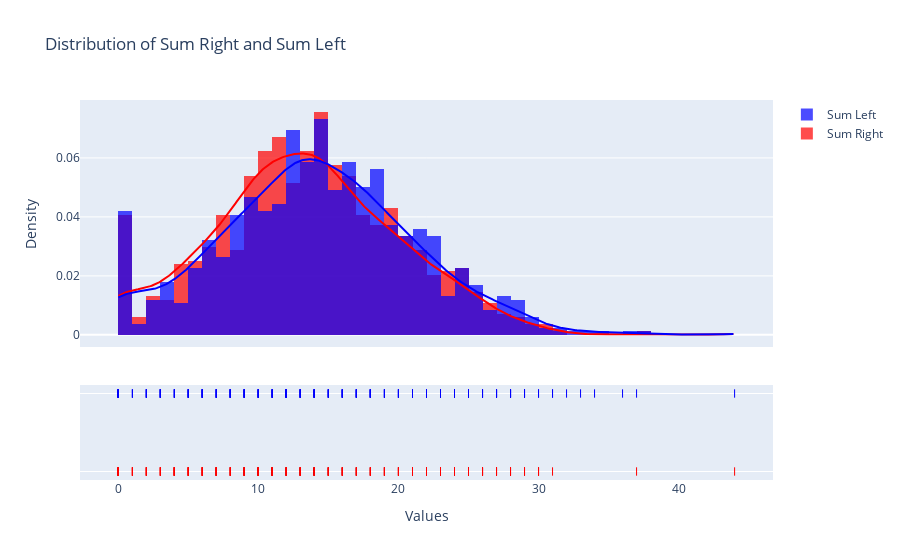
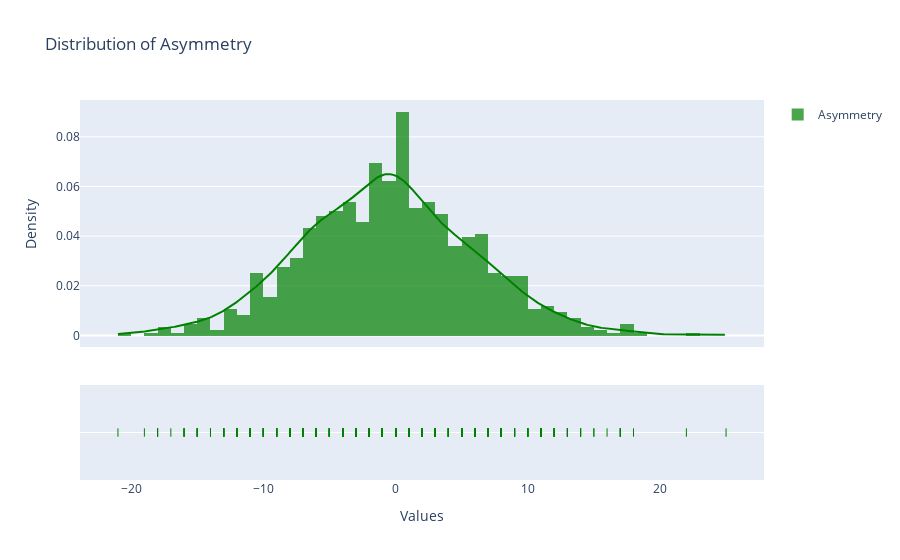

The cell these charts' notebook holds for them, in order:
### Code cell
# Update group labels to English
group_labels = ['Sum Right', 'Sum Left']

# Create the distribution plot with updated labels
fig = ff.create_distplot(data, group_labels, colors=['red', 'blue'])

# Update layout
fig.update_layout(
    title="Distribution of Sum Right and Sum Left",
    xaxis_title="Values",
    yaxis_title="Density"
)

fig.show()

# Create a histogram for the asymmetry column
fig_asym = ff.create_distplot([df_msa['asymetry'].dropna()], ['Asymmetry'], colors=['green'])

# Update layout with English labels
fig_asym.update_layout(
    title="Distribution of Asymmetry",
    xaxis_title="Values",
    yaxis_title="Density"
)

fig_asym.show()

### Figure 1 — Plotly figure (JSON) as saved in the notebook; plotly's stock layout.template omitted (floating-point values rounded to 4 significant figures; data arrays with more than 128 entries replaced by an {"elided": "..."} marker saying what was removed)
{"data": [{"autobinx": false, "histnorm": "probability density", "legendgroup": "Sum Right", "marker": {"color": "red"}, "name": "Sum Right", "opacity": 0.7, "type": "histogram", "x": {"elided": "836 int values"}, "xaxis": "x", "xbins": {"end": 44, "size": 1, "start": 0}, "yaxis": "y"}, {"autobinx": false, "histnorm": "probability density", "legendgroup": "Sum Left", "marker": {"color": "blue"}, "name": "Sum Left", "opacity": 0.7, "type": "histogram", "x": {"elided": "836 int values"}, "xaxis": "x", "xbins": {"end": 44, "size": 1, "start": 0}, "yaxis": "y"}, {"legendgroup": "Sum Right", "marker": {"color": "red"}, "mode": "lines", "name": "Sum Right", "showlegend": false, "type": "scatter", "x": {"elided": "500 float values"}, "xaxis": "x", "y": {"elided": "500 float values"}, "yaxis": "y"}, {"legendgroup": "Sum Left", "marker": {"color": "blue"}, "mode": "lines", "name": "Sum Left", "showlegend": false, "type": "scatter", "x": {"elided": "500 float values"}, "xaxis": "x", "y": {"elided": "500 float values"}, "yaxis": "y"}, {"legendgroup": "Sum Right", "marker": {"color": "red", "symbol": "line-ns-open"}, "mode": "markers", "name": "Sum Right", "showlegend": false, "type": "scatter", "x": {"elided": "836 int values"}, "xaxis": "x", "y": {"elided": "836 str values"}, "yaxis": "y2"}, {"legendgroup": "Sum Left", "marker": {"color": "blue", "symbol": "line-ns-open"}, "mode": "markers", "name": "Sum Left", "showlegend": false, "type": "scatter", "x": {"elided": "836 int values"}, "xaxis": "x", "y": {"elided": "836 str values"}, "yaxis": "y2"}], "layout": {"barmode": "overlay", "hovermode": "closest", "legend": {"traceorder": "reversed"}, "title": {"text": "Distribution of Sum Right and Sum Left"}, "xaxis": {"anchor": "y2", "domain": [0, 1], "title": {"text": "Values"}, "zeroline": false}, "yaxis": {"anchor": "free", "domain": [0.35, 1], "position": 0, "title": {"text": "Density"}}, "yaxis2": {"anchor": "x", "domain": [0, 0.25], "dtick": 1, "showticklabels": false}}}

### Figure 2 — Plotly figure (JSON) as saved in the notebook; plotly's stock layout.template omitted (floating-point values rounded to 4 significant figures; data arrays with more than 128 entries replaced by an {"elided": "..."} marker saying what was removed)
{"data": [{"autobinx": false, "histnorm": "probability density", "legendgroup": "Asymmetry", "marker": {"color": "green"}, "name": "Asymmetry", "opacity": 0.7, "type": "histogram", "x": {"elided": "836 int values"}, "xaxis": "x", "xbins": {"end": 25, "size": 1, "start": -21}, "yaxis": "y"}, {"legendgroup": "Asymmetry", "marker": {"color": "green"}, "mode": "lines", "name": "Asymmetry", "showlegend": false, "type": "scatter", "x": {"elided": "500 float values"}, "xaxis": "x", "y": {"elided": "500 float values"}, "yaxis": "y"}, {"legendgroup": "Asymmetry", "marker": {"color": "green", "symbol": "line-ns-open"}, "mode": "markers", "name": "Asymmetry", "showlegend": false, "type": "scatter", "x": {"elided": "836 int values"}, "xaxis": "x", "y": {"elided": "836 str values"}, "yaxis": "y2"}], "layout": {"barmode": "overlay", "hovermode": "closest", "legend": {"traceorder": "reversed"}, "title": {"text": "Distribution of Asymmetry"}, "xaxis": {"anchor": "y2", "domain": [0, 1], "title": {"text": "Values"}, "zeroline": false}, "yaxis": {"anchor": "free", "domain": [0.35, 1], "position": 0, "title": {"text": "Density"}}, "yaxis2": {"anchor": "x", "domain": [0, 0.25], "dtick": 1, "showticklabels": false}}}
